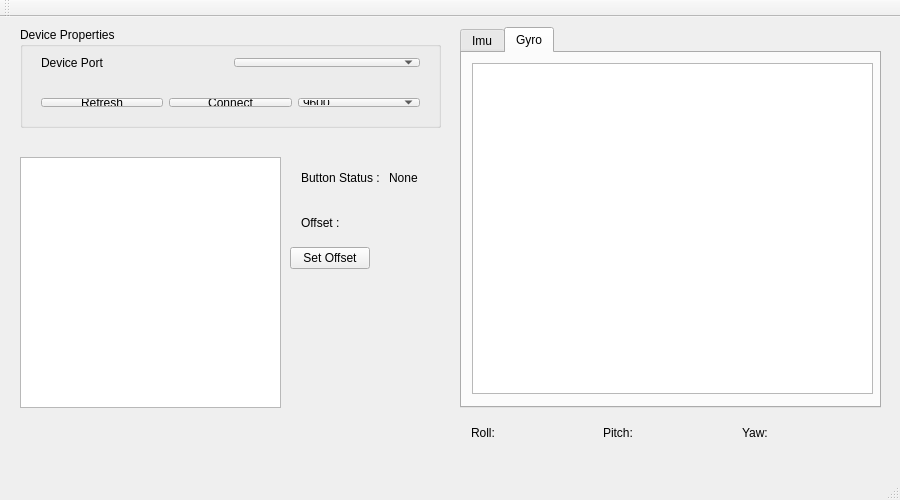
<?xml version="1.0" encoding="UTF-8"?>
<ui version="4.0">
 <class>MainWindow</class>
 <widget class="QMainWindow" name="MainWindow">
  <property name="geometry">
   <rect>
    <x>0</x>
    <y>0</y>
    <width>900</width>
    <height>500</height>
   </rect>
  </property>
  <property name="windowTitle">
   <string>MainWindow</string>
  </property>
  <widget class="QWidget" name="centralWidget">
   <widget class="QGraphicsView" name="graphicsView">
    <property name="geometry">
     <rect>
      <x>20</x>
      <y>140</y>
      <width>261</width>
      <height>251</height>
     </rect>
    </property>
   </widget>
   <widget class="QGroupBox" name="groupBox">
    <property name="geometry">
     <rect>
      <x>20</x>
      <y>10</y>
      <width>421</width>
      <height>101</height>
     </rect>
    </property>
    <property name="title">
     <string>Device Properties</string>
    </property>
    <widget class="QWidget" name="horizontalLayoutWidget">
     <property name="geometry">
      <rect>
       <x>10</x>
       <y>20</y>
       <width>401</width>
       <height>31</height>
      </rect>
     </property>
     <layout class="QHBoxLayout" name="horizontalLayout">
      <item>
       <widget class="QLabel" name="label">
        <property name="text">
         <string>Device Port</string>
        </property>
       </widget>
      </item>
      <item>
       <widget class="QComboBox" name="device_list"/>
      </item>
     </layout>
    </widget>
    <widget class="QWidget" name="horizontalLayoutWidget_2">
     <property name="geometry">
      <rect>
       <x>10</x>
       <y>60</y>
       <width>401</width>
       <height>31</height>
      </rect>
     </property>
     <layout class="QHBoxLayout" name="horizontalLayout_2">
      <item>
       <widget class="QPushButton" name="refresh_button">
        <property name="text">
         <string>Refresh</string>
        </property>
       </widget>
      </item>
      <item>
       <widget class="QPushButton" name="connect_button">
        <property name="text">
         <string>Connect</string>
        </property>
       </widget>
      </item>
      <item>
       <widget class="QComboBox" name="baud_rate_box">
        <item>
         <property name="text">
          <string>9600</string>
         </property>
        </item>
        <item>
         <property name="text">
          <string>57600</string>
         </property>
        </item>
        <item>
         <property name="text">
          <string>115200</string>
         </property>
        </item>
       </widget>
      </item>
     </layout>
    </widget>
   </widget>
   <widget class="QWidget" name="horizontalLayoutWidget_4">
    <property name="geometry">
     <rect>
      <x>290</x>
      <y>140</y>
      <width>151</width>
      <height>41</height>
     </rect>
    </property>
    <layout class="QHBoxLayout" name="horizontalLayout_4">
     <item>
      <widget class="QLabel" name="label_3">
       <property name="text">
        <string>Button Status : </string>
       </property>
      </widget>
     </item>
     <item>
      <widget class="QLabel" name="buttonStatus">
       <property name="text">
        <string>None</string>
       </property>
      </widget>
     </item>
    </layout>
   </widget>
   <widget class="QTabWidget" name="tabWidget">
    <property name="geometry">
     <rect>
      <x>460</x>
      <y>10</y>
      <width>421</width>
      <height>381</height>
     </rect>
    </property>
    <property name="currentIndex">
     <number>1</number>
    </property>
    <widget class="QWidget" name="imu_tab">
     <attribute name="title">
      <string>Imu</string>
     </attribute>
     <widget class="QChartView" name="plotter_imu">
      <property name="geometry">
       <rect>
        <x>10</x>
        <y>10</y>
        <width>401</width>
        <height>331</height>
       </rect>
      </property>
     </widget>
    </widget>
    <widget class="QWidget" name="gyro_tab">
     <attribute name="title">
      <string>Gyro</string>
     </attribute>
     <widget class="QChartView" name="plotter_gyro">
      <property name="geometry">
       <rect>
        <x>10</x>
        <y>10</y>
        <width>401</width>
        <height>331</height>
       </rect>
      </property>
     </widget>
    </widget>
   </widget>
   <widget class="QWidget" name="horizontalLayoutWidget_3">
    <property name="geometry">
     <rect>
      <x>460</x>
      <y>400</y>
      <width>421</width>
      <height>31</height>
     </rect>
    </property>
    <layout class="QHBoxLayout" name="horizontalLayout_3">
     <item>
      <widget class="QLabel" name="label_4">
       <property name="text">
        <string>Roll:</string>
       </property>
      </widget>
     </item>
     <item>
      <widget class="QLabel" name="plotter_roll_val">
       <property name="sizePolicy">
        <sizepolicy hsizetype="Expanding" vsizetype="Expanding">
         <horstretch>0</horstretch>
         <verstretch>0</verstretch>
        </sizepolicy>
       </property>
       <property name="text">
        <string/>
       </property>
      </widget>
     </item>
     <item>
      <widget class="QLabel" name="label_5">
       <property name="text">
        <string>Pitch:</string>
       </property>
      </widget>
     </item>
     <item>
      <widget class="QLabel" name="plotter_pitch_val">
       <property name="sizePolicy">
        <sizepolicy hsizetype="Expanding" vsizetype="MinimumExpanding">
         <horstretch>0</horstretch>
         <verstretch>0</verstretch>
        </sizepolicy>
       </property>
       <property name="text">
        <string/>
       </property>
      </widget>
     </item>
     <item>
      <widget class="QLabel" name="label_6">
       <property name="text">
        <string>Yaw:</string>
       </property>
      </widget>
     </item>
     <item>
      <widget class="QLabel" name="plotter_yaw_val">
       <property name="sizePolicy">
        <sizepolicy hsizetype="Expanding" vsizetype="Preferred">
         <horstretch>0</horstretch>
         <verstretch>0</verstretch>
        </sizepolicy>
       </property>
       <property name="text">
        <string/>
       </property>
      </widget>
     </item>
    </layout>
   </widget>
   <widget class="QPushButton" name="offset_btn">
    <property name="geometry">
     <rect>
      <x>290</x>
      <y>230</y>
      <width>80</width>
      <height>22</height>
     </rect>
    </property>
    <property name="text">
     <string>Set Offset</string>
    </property>
   </widget>
   <widget class="QWidget" name="horizontalLayoutWidget_5">
    <property name="geometry">
     <rect>
      <x>290</x>
      <y>190</y>
      <width>151</width>
      <height>31</height>
     </rect>
    </property>
    <layout class="QHBoxLayout" name="horizontalLayout_5">
     <item>
      <widget class="QLabel" name="label_2">
       <property name="text">
        <string>Offset : </string>
       </property>
      </widget>
     </item>
     <item>
      <widget class="QLabel" name="offset_value">
       <property name="text">
        <string/>
       </property>
      </widget>
     </item>
    </layout>
   </widget>
  </widget>
  <widget class="QMenuBar" name="menuBar">
   <property name="geometry">
    <rect>
     <x>0</x>
     <y>0</y>
     <width>900</width>
     <height>19</height>
    </rect>
   </property>
  </widget>
  <widget class="QToolBar" name="mainToolBar">
   <attribute name="toolBarArea">
    <enum>TopToolBarArea</enum>
   </attribute>
   <attribute name="toolBarBreak">
    <bool>false</bool>
   </attribute>
  </widget>
  <widget class="QStatusBar" name="statusBar"/>
 </widget>
 <layoutdefault spacing="6" margin="11"/>
 <customwidgets>
  <customwidget>
   <class>QChartView</class>
   <extends>QGraphicsView</extends>
   <header location="global">QtCharts/QChartView</header>
  </customwidget>
 </customwidgets>
 <resources/>
 <connections/>
</ui>
